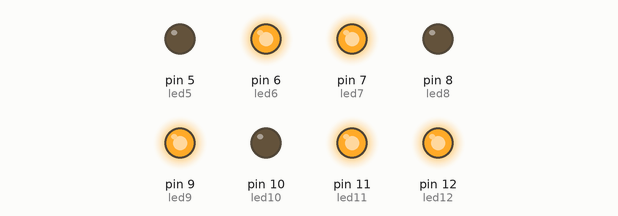
This sketch was run on a simulated Arduino Uno, built with avr-gcc and run on an emulated ATmega328P. On the bench: output pins drawn as LEDs (lit = HIGH).

Above: at 0.5 s.
At 1.5 s:
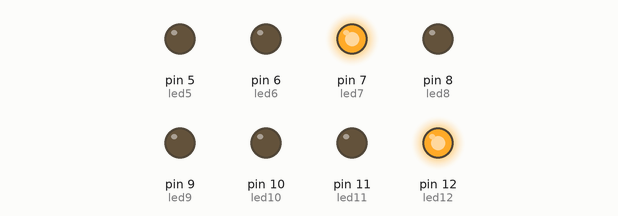
At 2.5 s:
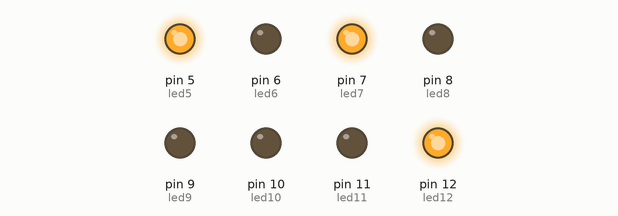
At 3.5 s:
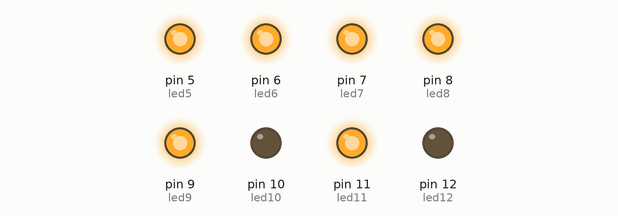
At 4.5 s:
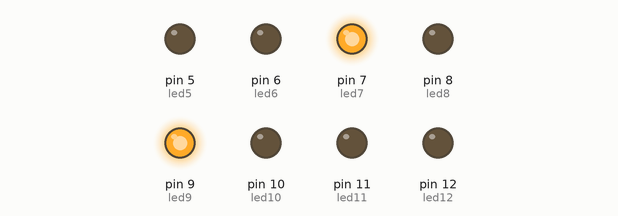
At 5.5 s:
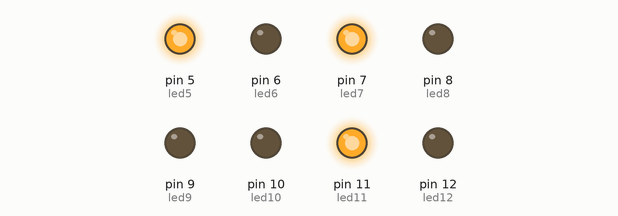
Timing chart, 0 to 6.9 s (numbered marks = the images above):
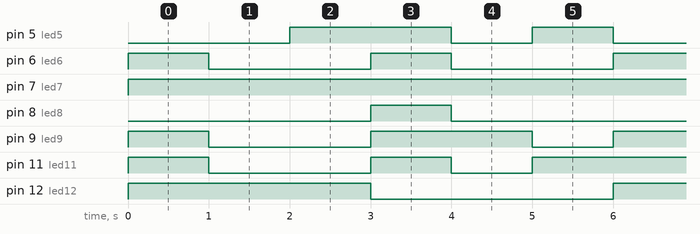

Measured:
- by itself, pin 5 (led5): repeats every 6.0 s: LOW 1.0 s, HIGH 1.0 s, LOW 2.0 s, HIGH 2.0 s
- by itself, pin 6 (led6): alternates HIGH for 1.0 s and LOW for 2.0 s
- by itself, pin 7 (led7): LOW → HIGH at 0.00 s
- by itself, pin 8 (led8): alternates HIGH for 1.0 s and LOW for 5.0 s
- by itself, pin 9 (led9): repeats every 6.0 s: LOW 2.0 s, HIGH 2.0 s, LOW 1.0 s, HIGH 1.0 s
- by itself, pin 11 (led11): repeats every 6.0 s: LOW 2.0 s, HIGH 1.0 s, LOW 1.0 s, HIGH 2.0 s
- by itself, pin 12 (led12): alternates HIGH for 3.0 s and LOW for 3.0 s

The sketch:

PR03_Display_7_Segments.ino
```cpp
/**********************************************************************************
**                                                                               **
**                             DISPLAY 7 SEGMENTS                                **
**                                                                               **
** MOURAD EL FILALI                                                  12/03/2018  **
**********************************************************************************/
//********** Includes *************************************************************
//********** Variables ************************************************************
const int led5  = 5;
const int led6  = 6;
const int led7  = 7;
const int led8  = 8;
const int led9  = 9;
const int led10  = 10;
const int led11  = 11;
const int led12  = 12;


//********** Setup ****************************************************************
void setup()
{
  pinMode(led5, OUTPUT);
  pinMode(led6, OUTPUT);
  pinMode(led7, OUTPUT);
  pinMode(led8, OUTPUT);
  pinMode(led9, OUTPUT);
  pinMode(led10, OUTPUT);
  pinMode(led11, OUTPUT);
  pinMode(led12, OUTPUT);


}
//********** Loop *****************************************************************
void loop()
{


  digitalWrite(led5, LOW);
  digitalWrite(led6, HIGH);
  digitalWrite(led7, HIGH);
  digitalWrite(led8, LOW);
  digitalWrite(led9, HIGH);
  digitalWrite(led10, LOW);
  digitalWrite(led11, HIGH);
  digitalWrite(led12, HIGH);

  delay(1000);

  digitalWrite(led5, LOW);
  digitalWrite(led6, LOW);
  digitalWrite(led7, HIGH);
  digitalWrite(led8, LOW);
  digitalWrite(led9, LOW);
  digitalWrite(led10, LOW);
  digitalWrite(led11, LOW);
  digitalWrite(led12, HIGH);

  delay(1000);


  digitalWrite(led5, HIGH);
  digitalWrite(led6, LOW);
  digitalWrite(led7, HIGH);
  digitalWrite(led8, LOW);
  digitalWrite(led9, LOW);
  digitalWrite(led10, LOW);
  digitalWrite(led11, LOW);
  digitalWrite(led12, HIGH);


  delay(1000);

  digitalWrite(led5, HIGH);
  digitalWrite(led6, HIGH);
  digitalWrite(led7, HIGH);
  digitalWrite(led8, HIGH);
  digitalWrite(led9, HIGH);
  digitalWrite(led10, LOW);
  digitalWrite(led11, HIGH);
  digitalWrite(led12, LOW);


  delay(1000);

  digitalWrite(led5, LOW);
  digitalWrite(led6, LOW);
  digitalWrite(led7, HIGH);
  digitalWrite(led8, LOW);
  digitalWrite(led9, HIGH);
  digitalWrite(led10, LOW);
  digitalWrite(led11, LOW);
  digitalWrite(led12, LOW);

  delay(1000);

  digitalWrite(led5, HIGH);
  digitalWrite(led6, LOW);
  digitalWrite(led7, HIGH);
  digitalWrite(led8, LOW);
  digitalWrite(led9, LOW);
  digitalWrite(led10, LOW);
  digitalWrite(led11, HIGH);
  digitalWrite(led12, LOW);


  delay(1000);

  }


//********** Funcions *************************************************************
```
